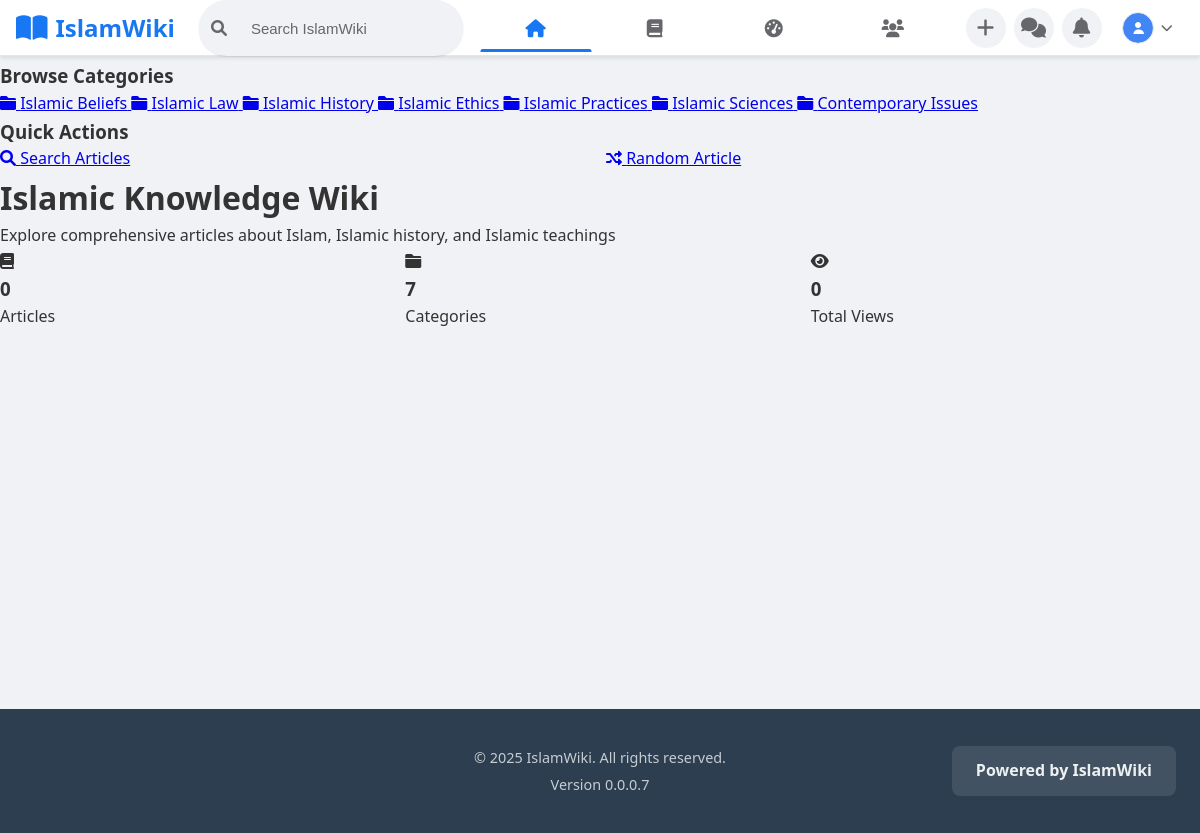
Screenshot of /modules/wiki/index.php (signed in) with the database file from the repository.
### tables this page shows
CREATE TABLE `content_categories` (
    `id` bigint(20) unsigned NOT NULL AUTO_INCREMENT,
    `parent_id` bigint(20) unsigned NULL,
    `name` varchar(100) NOT NULL,
    `slug` varchar(100) NOT NULL UNIQUE,
    `description` text,
    `image` varchar(255),
    `sort_order` int(11) NOT NULL DEFAULT 0,
    `is_active` tinyint(1) NOT NULL DEFAULT 1,
    `created_at` timestamp NOT NULL DEFAULT CURRENT_TIMESTAMP,
    `updated_at` timestamp NOT NULL DEFAULT CURRENT_TIMESTAMP ON UPDATE CURRENT_TIMESTAMP,
    PRIMARY KEY (`id`),
    KEY `idx_parent_id` (`parent_id`),
    KEY `idx_slug` (`slug`),
    KEY `idx_is_active` (`is_active`),
    KEY `idx_sort_order` (`sort_order`),
    FOREIGN KEY (`parent_id`) REFERENCES `content_categories` (`id`) ON DELETE SET NULL
);

### public/modules/wiki/index.php (the view, shortened to what this page needs)
<?php
require_once __DIR__ . '/../../config/config.php';
$stmt = $pdo->query("SELECT * FROM content_categories WHERE is_active = 1 ORDER BY sort_order");
$categories = $stmt->fetchAll();
$user_id = $_SESSION['user_id'] ?? null;
$is_logged_in = is_logged_in();
$is_editor = is_editor();
$where_conditions = [];
$params = [];
if (!$is_logged_in) {
    $where_conditions[] = "wa.status = 'published'";
} elseif (!$is_editor) {
    $where_conditions[] = "(wa.status = 'published' OR (wa.status = 'draft' AND wa.author_id = ?))";
    $params[] = $user_id;
} else {
    $where_conditions[] = "(wa.status = 'published' OR wa.status = 'draft')";
}
$stmt = $pdo->prepare("
    SELECT wa.*, u.display_name, u.username, cc.name as category_name
    FROM wiki_articles wa
    JOIN users u ON wa.author_id = u.id
    LEFT JOIN content_categories cc ON wa.category_id = cc.id
    WHERE " . implode(' AND ', $where_conditions) . "
    ORDER BY wa.published_at DESC
    LIMIT 8
");
$stmt->execute($params);
$recent_articles = $stmt->fetchAll();
$stmt = $pdo->query("SELECT COUNT(*) as total_articles FROM wiki_articles WHERE status = 'published'");
$total_articles = $stmt->fetch()['total_articles'];
$stmt = $pdo->query("SELECT COUNT(*) as total_categories FROM content_categories WHERE is_active = 1");
$total_categories = $stmt->fetch()['total_categories'];
include "../../includes/header.php";
?>
<div class="wiki-page-container">
    <div class="wiki-layout">
        <div class="wiki-sidebar">
            <div class="sidebar-section">
                <h3>Browse Categories</h3>
                <div class="category-list">
                    <?php foreach ($categories as $category): ?>
                    <a href="category.php?slug=<?php echo $category['slug']; ?>" class="category-item">
                        <i class="fas fa-folder"></i>
                        <span><?php echo htmlspecialchars($category['name']); ?></span>
                    </a>
                    <?php endforeach; ?>
                </div>
            </div>
            <div class="sidebar-section">
                <h3>Quick Actions</h3>
                <div class="quick-actions">
                    <a href="/search?type=articles" class="action-item">
                        <i class="fas fa-search"></i>
                        <span>Search Articles</span>
                    </a>
                    <a href="/wiki" class="action-item">
                        <i class="fas fa-random"></i>
                        <span>Random Article</span>
                    </a>
                </div>
            </div>
        </div>
        <div class="wiki-main">
            <div class="wiki-header">
                <h1>Islamic Knowledge Wiki</h1>
                <p>Explore comprehensive articles about Islam, Islamic history, and Islamic teachings</p>
            </div>
            <div class="stats-grid">
                <div class="stat-card">
                    <div class="stat-icon">
                        <i class="fas fa-book"></i>
                    </div>
                    <div class="stat-content">
                        <h3><?php echo number_format($total_articles); ?></h3>
                        <p>Articles</p>
                    </div>
                </div>
                <div class="stat-card">
                    <div class="stat-icon">
                        <i class="fas fa-folder"></i>
                    </div>
                    <div class="stat-content">
                        <h3><?php echo number_format($total_categories); ?></h3>
                        <p>Categories</p>
                    </div>
                </div>
                <div class="stat-card">
                    <div class="stat-icon">
                        <i class="fas fa-eye"></i>
                    </div>
                    <div class="stat-content">
                        <h3><?php echo number_format(array_sum(array_column($recent_articles, 'view_count'))); ?></h3>
                        <p>Total Views</p>
                    </div>
                </div>
            </div>
        </div>
    </div>
</div>
<?php include "../../includes/footer.php"; ?>

### rows the page displays
content_categories: name "Islamic Beliefs"
content_categories: name "Islamic Law"
content_categories: name "Islamic History"
content_categories: name "Islamic Ethics"
content_categories: name "Islamic Practices"
content_categories: name "Islamic Sciences"
content_categories: name "Contemporary Issues"

### other values shown
$total_articles "0"
$total_categories "7"
array_sum(array_column($recent_articles, 'view_count')) "0"
SITE_NAME "IslamWiki"
SITE_VERSION "0.0.0.7"
